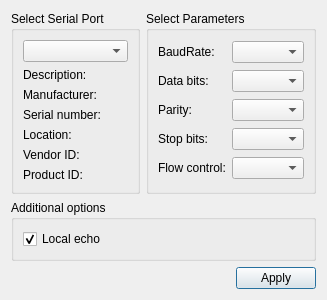
<?xml version="1.0" encoding="UTF-8"?>
<ui version="4.0">
 <class>SettingsDialog</class>
 <widget class="QDialog" name="SettingsDialog">
  <property name="geometry">
   <rect>
    <x>0</x>
    <y>0</y>
    <width>327</width>
    <height>263</height>
   </rect>
  </property>
  <property name="windowTitle">
   <string>Settings</string>
  </property>
  <property name="windowIcon">
   <iconset>
    <normalon>:/images/settings.png</normalon>
   </iconset>
  </property>
  <layout class="QGridLayout" name="gridLayout_3">
   <item row="0" column="1">
    <widget class="QGroupBox" name="parametersBox">
     <property name="title">
      <string>Select Parameters</string>
     </property>
     <layout class="QGridLayout" name="gridLayout_2">
      <item row="0" column="0">
       <widget class="QLabel" name="baudRateLabel">
        <property name="text">
         <string>BaudRate:</string>
        </property>
       </widget>
      </item>
      <item row="0" column="1">
       <widget class="QComboBox" name="baudRateBox"/>
      </item>
      <item row="1" column="0">
       <widget class="QLabel" name="dataBitsLabel">
        <property name="text">
         <string>Data bits:</string>
        </property>
       </widget>
      </item>
      <item row="1" column="1">
       <widget class="QComboBox" name="dataBitsBox"/>
      </item>
      <item row="2" column="0">
       <widget class="QLabel" name="parityLabel">
        <property name="text">
         <string>Parity:</string>
        </property>
       </widget>
      </item>
      <item row="2" column="1">
       <widget class="QComboBox" name="parityBox"/>
      </item>
      <item row="3" column="0">
       <widget class="QLabel" name="stopBitsLabel">
        <property name="text">
         <string>Stop bits:</string>
        </property>
       </widget>
      </item>
      <item row="3" column="1">
       <widget class="QComboBox" name="stopBitsBox"/>
      </item>
      <item row="4" column="0">
       <widget class="QLabel" name="flowControlLabel">
        <property name="text">
         <string>Flow control:</string>
        </property>
       </widget>
      </item>
      <item row="4" column="1">
       <widget class="QComboBox" name="flowControlBox"/>
      </item>
     </layout>
    </widget>
   </item>
   <item row="0" column="0">
    <widget class="QGroupBox" name="selectBox">
     <property name="title">
      <string>Select Serial Port</string>
     </property>
     <layout class="QGridLayout" name="gridLayout">
      <item row="0" column="0">
       <widget class="QComboBox" name="serialPortInfoListBox"/>
      </item>
      <item row="1" column="0">
       <widget class="QLabel" name="descriptionLabel">
        <property name="text">
         <string>Description:</string>
        </property>
       </widget>
      </item>
      <item row="2" column="0">
       <widget class="QLabel" name="manufacturerLabel">
        <property name="text">
         <string>Manufacturer:</string>
        </property>
       </widget>
      </item>
      <item row="3" column="0">
       <widget class="QLabel" name="serialNumberLabel">
        <property name="text">
         <string>Serial number:</string>
        </property>
       </widget>
      </item>
      <item row="4" column="0">
       <widget class="QLabel" name="locationLabel">
        <property name="text">
         <string>Location:</string>
        </property>
       </widget>
      </item>
      <item row="5" column="0">
       <widget class="QLabel" name="vidLabel">
        <property name="text">
         <string>Vendor ID:</string>
        </property>
       </widget>
      </item>
      <item row="6" column="0">
       <widget class="QLabel" name="pidLabel">
        <property name="text">
         <string>Product ID:</string>
        </property>
       </widget>
      </item>
     </layout>
    </widget>
   </item>
   <item row="2" column="0" colspan="2">
    <layout class="QHBoxLayout" name="horizontalLayout">
     <item>
      <spacer name="horizontalSpacer">
       <property name="orientation">
        <enum>Qt::Horizontal</enum>
       </property>
       <property name="sizeHint" stdset="0">
        <size>
         <width>96</width>
         <height>20</height>
        </size>
       </property>
      </spacer>
     </item>
     <item>
      <widget class="QPushButton" name="applyButton">
       <property name="text">
        <string>Apply</string>
       </property>
      </widget>
     </item>
    </layout>
   </item>
   <item row="1" column="0" colspan="2">
    <widget class="QGroupBox" name="additionalOptionsGroupBox">
     <property name="title">
      <string>Additional options</string>
     </property>
     <layout class="QVBoxLayout" name="verticalLayout">
      <item>
       <widget class="QCheckBox" name="localEchoCheckBox">
        <property name="text">
         <string>Local echo</string>
        </property>
        <property name="checked">
         <bool>true</bool>
        </property>
       </widget>
      </item>
     </layout>
    </widget>
   </item>
  </layout>
 </widget>
 <resources/>
 <connections/>
</ui>
